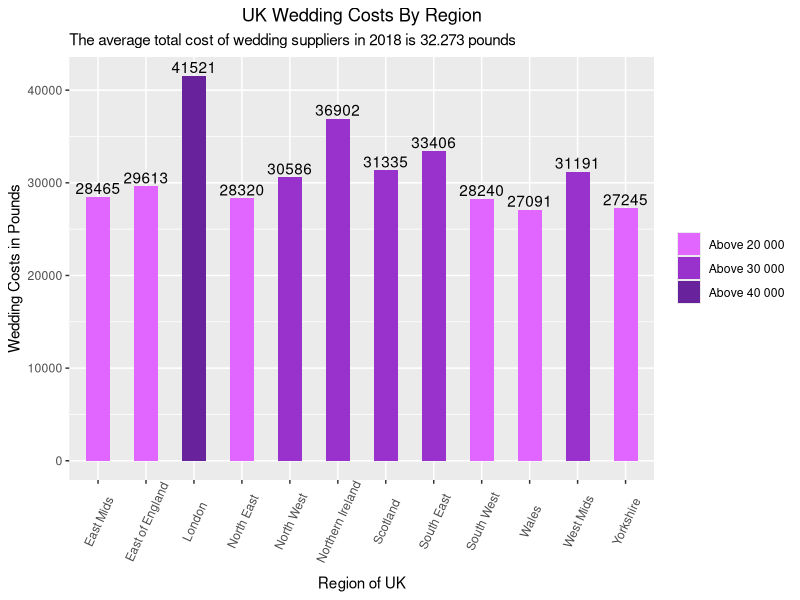

Recreate this plot in R.
## ---- chunk 1
knitr::opts_chunk$set(echo = TRUE)
## ---- chunk 2
library(ggplot2)
wedding_costs <- c(41521, 29613, 27091, 31191, 28465, 27245, 30586, 28320, 28240, 33406, 31335, 36902)
region <- c("London", "East of England", "Wales", "West Mids", "East Mids", "Yorkshire", "North West", "North East",
            "South West", "South East", "Scotland", "Northern Ireland")

wedding_data <- data.frame(region = region, 
                           wedding_costs = wedding_costs)
wedding_data$limits <- ifelse(wedding_costs > 40000, "Above 40 000", 
                              ifelse(wedding_costs > 30000, "Above 30 000", "Above 20 000"))

## ---- chunk 3

ggplot(data = wedding_data, 
  aes(x = region, y = wedding_costs), fill = wedding_costs) +
  geom_bar(aes(fill=factor(limits)), position = 'dodge', stat="identity", width=.5) +
  scale_fill_manual(values=c("#E066FF", "#9932CC", "#68229B")) +
  theme(axis.line = element_blank(), 
        plot.title = element_text(hjust=0.5)) + 
  labs(title="UK Wedding Costs By Region", 
       subtitle="The average total cost of wedding suppliers in 2018 is 32.273 pounds", 
       x="Region of UK", y="Wedding Costs in Pounds") + 
  theme(axis.text.x = element_text(angle=65, vjust=0.6), legend.title = element_blank()) +
  geom_text(aes(label=wedding_costs), position=position_dodge(width=0.9), vjust=-0.25) 
